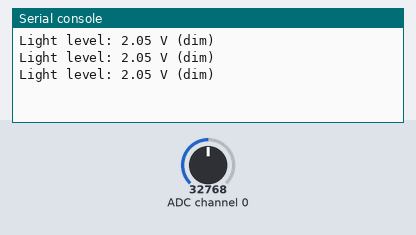
This program was run on a simulated CircuitPython board. On the bench: the last lines printed to the serial console. Inputs (shaded band) come from the test bench; at power-on: ADC channel 0 = 32768 (analog values on the 0–65535 scale).

Above: at 1.2 s.
1.3 s: ADC channel 0 set to 45874
At 2.0 s:
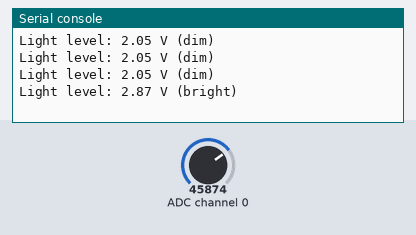
3.0 s: ADC channel 0 set to 7864
At 3.4 s:
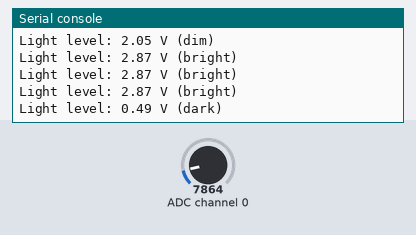

The program:

example.py
```python
# Reads the KY-018 through an ADS1115 ADC on a Raspberry Pi using CircuitPython, converts the reading to volts and prints a bright/dim/dark classification.
#
# Buy this module: https://shillehtek.com/products/photoresistor-light-sensor-ky-018-arduino-esp32
# Full manual: https://shillehtek.com/blogs/shillehtek-product-manuals/photoresistor-light-sensor-ky-018-arduino-esp32-manual
# More examples: https://github.com/shillehbean/shillehtek-examples
#

#!/usr/bin/env python3
# KY-018 Photoresistor - Raspberry Pi + ADS1115 Example
# S -> ADS1115 A0, SDA/SCL -> GPIO 2/3, VCC -> 3.3V
# Install: pip3 install adafruit-circuitpython-ads1x15

import time
import board
import busio
import adafruit_ads1x15.ads1115 as ADS
from adafruit_ads1x15.analog_in import AnalogIn

i2c = busio.I2C(board.SCL, board.SDA)
ads = ADS.ADS1115(i2c)
ads.gain = 1                       # +/-4.096V range
channel = AnalogIn(ads, ADS.P0)

try:
    while True:
        volts = channel.voltage    # 0-3.3V, higher = brighter

        if volts > 2.3:
            state = "bright"
        elif volts > 1.0:
            state = "dim"
        else:
            state = "dark"

        print("Light level: {:.2f} V ({})".format(volts, state))
        time.sleep(0.5)
except KeyboardInterrupt:
    print("Stopped by user")
```

Measured:
- after the input at 1.3 s, the serial console: prints a new line after 0.23 s (image 1)
- after the input at 3.0 s, the serial console: prints a new line after 0.06 s (image 2)
